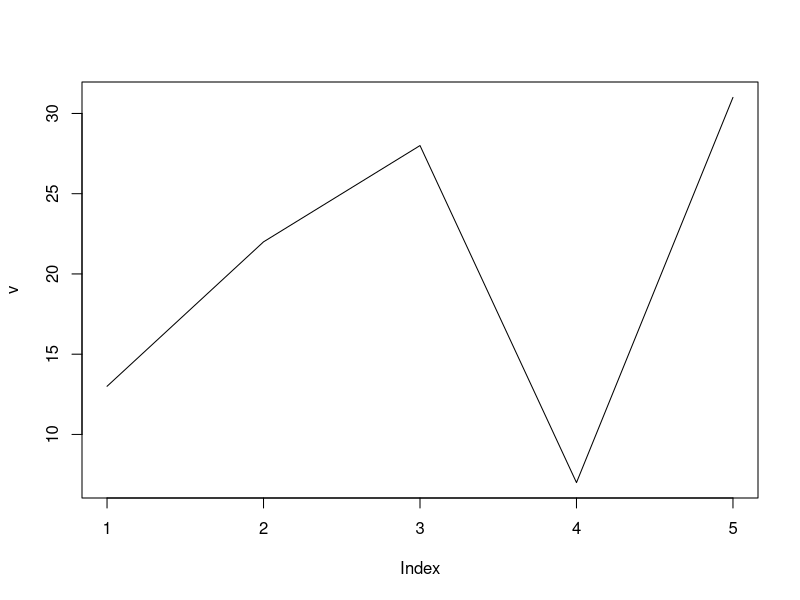
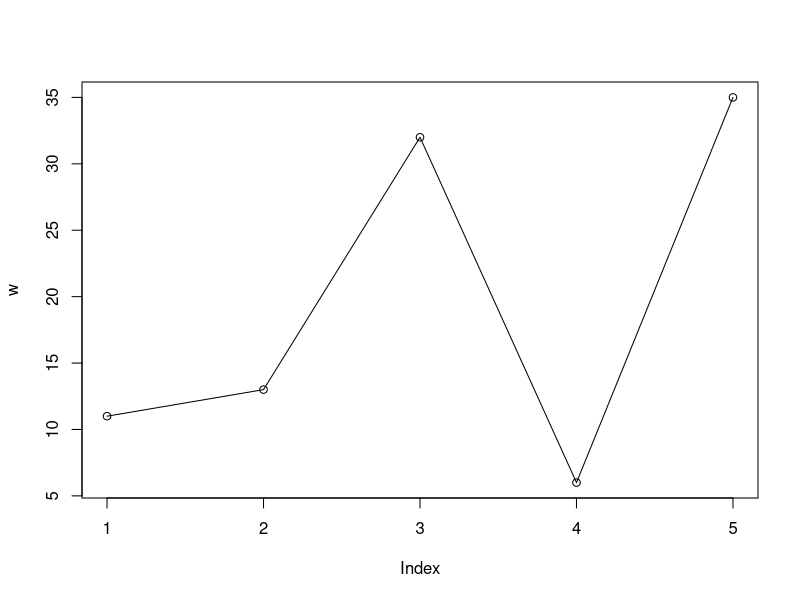
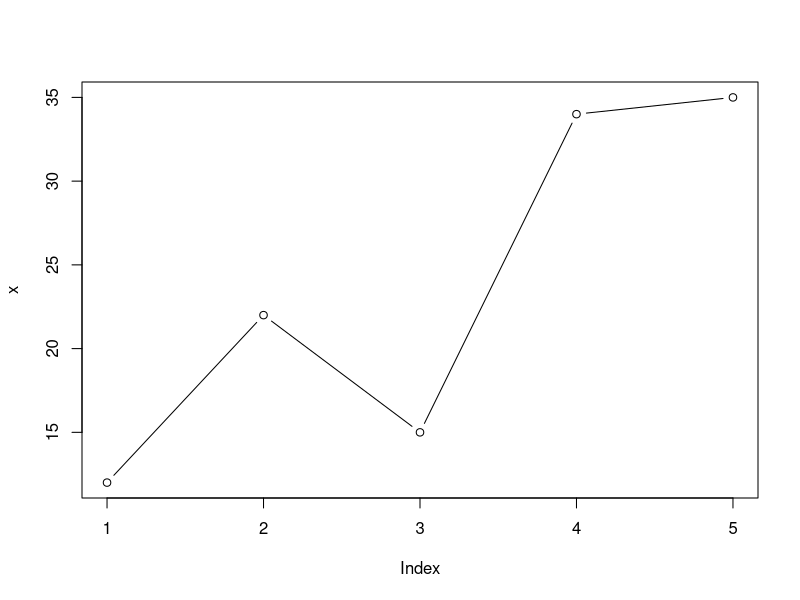
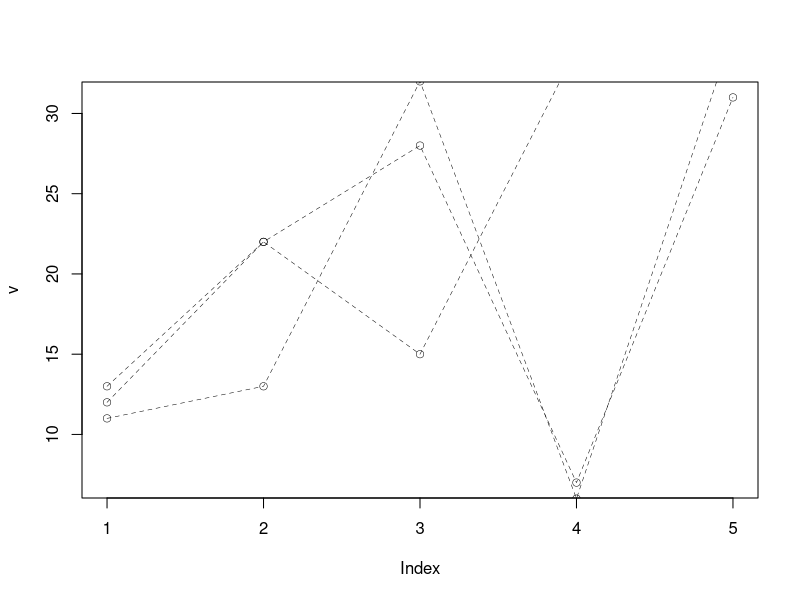

Source code (R) for these figures, in order:
v = c(13,22,28,7,31)
w = c(11,13,32,6,35)
x = c(12,22,15,34,35)

plot(v,type="l")
plot(w,type="o")
plot(x,type="b")

plot(v,type="o",lty=2,lwd=0.5)  # lty = line type, lwd = line width
lines(w,type="o",lty=2,lwd=0.5)
lines(x,type="o",lty=2,lwd=0.5)
